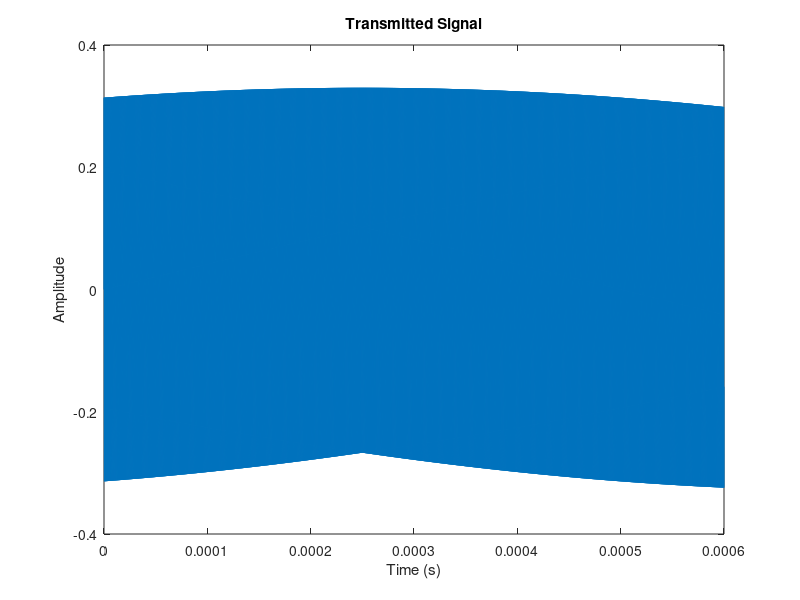
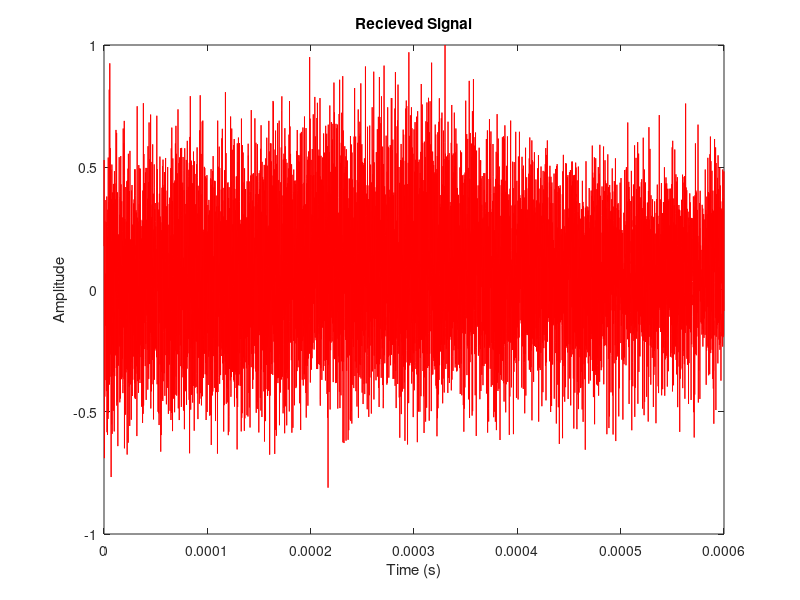
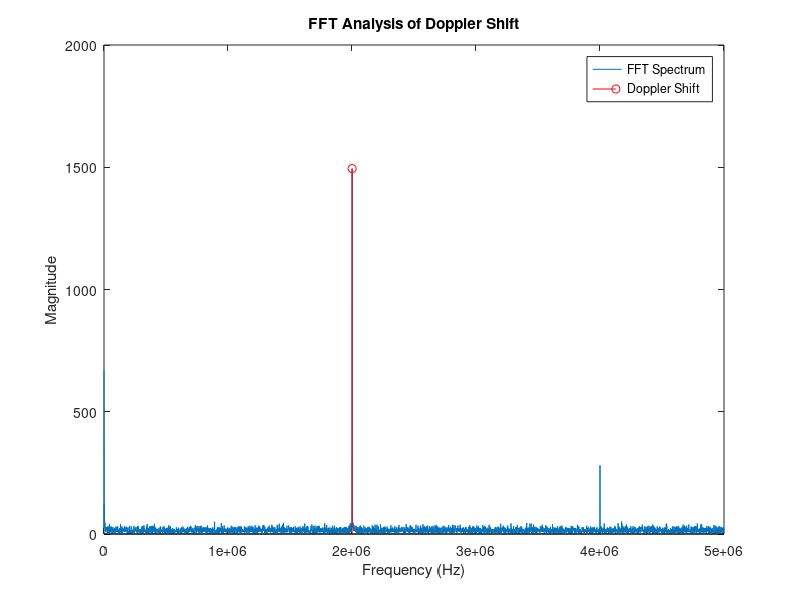

MATLAB code for these plots, in order: (Note: this script raises an error after producing the figures.)
% Clear Workspace and Load Data
clear; clc; close all;

% Parameters
f_sample = 10e6;  % Sampling frequency (10 MHz)
f_transmit = 2e6;  % Frequency of wave transmitted by the transducer (2 MHz)
v = 0.5;    % Blood flow velocity (m/s)
c = 1540;   % Speed of sound in tissue (m/s)
theta = deg2rad(45);  % Angle in radians

duration = 1e-3; % duration in seconds

fprintf(['Doppler Shift Analysis Parameters:\n' ...
    'Sampling frequency = %.2f [Hz]\n' ...
    'Transmitted frequency = %.2f [Hz]\n' ...
    'Blood flow velocity = %.2f [m/s]\n' ...
    'Speed of sound in tissue = %.2f [m/s]\n' ...
    'Transmission Angle = %.2f [radians]\n' ...
    'Duration = %.4f [sec]\n'], f_sample, f_transmit,v, c, theta, duration);

% Time vector
time = linspace(0, duration, f_sample * duration);  % 1 ms duration

%% Simulate pulsatile blood flow variation due to heartbeat
v_base = 0.5;       % Base blood flow velocity (m/s)
v_pulse_amplitude = 0.2;  % Velocity fluctuation due to heartbeat

heart_rate = 75 / 60;  % 75 BPM in Hz (1.25 Hz)
v_pulsatile = v_base + v_pulse_amplitude * sin(2 * pi * heart_rate * time);

% Doppler shift calculation
f_doppler = (2 * f_transmit * v_pulsatile .* cos(theta)) / c;
fprintf('\n\nDoppler Shift Frequency (Mean): %.2f Hz\n', mean(f_doppler));

f_recieved = f_transmit + f_doppler;

alpha = 0.33;

% Modelling Signal with Doppler Shift
received_signal = alpha*sin(2 * pi * (f_recieved .* time));
transmitted_signal = alpha*sin(2 * pi * (f_transmit .* time));

% Add noise to simulate real-world conditions

% Gaussian Noise
noise_level = 0.2; % Noise amplitude
gaussian_noise = noise_level * randn(size(received_signal));
% Powerline Noise
line_freq = 50;  % Powerline frequency (50 Hz or 60 Hz)
A = 0.5;
line_noise = A * sin(2 * pi * line_freq * time);  % Low amplitude noise
% Motion Artifact Noise
motion_freq = 0.5; % Hz
motion_artifact = A * sin(2 * pi * motion_freq * time);  % Slow movement artifact
% Simulate Harmonic Distortion
harmonic_amplitude = 0.05; 
harmonic_noise = harmonic_amplitude * (sin(2 * pi * 2 * f_transmit * time) + ...
                                       sin(2 * pi * 3 * f_transmit * time) + ...
                                       sin(2 * pi * 4 * f_transmit * time) + ...
                                       sin(2 * pi * 5 * f_transmit * time) + ...
                                       sin(2 * pi * 6 * f_transmit * time));
% Simulate frequency drift over time
drift_rate = 500;  % Frequency drift rate in Hz
f_drift = f_transmit + drift_rate * time / max(time);
drift_signal = sin(2 * pi * f_drift .* time);

% Recieved Signal
received_signal_noisy = received_signal + gaussian_noise + line_noise + motion_artifact + harmonic_noise +  0.1 * drift_signal;

% Normalize signal
received_signal_noisy = received_signal_noisy / max(abs(received_signal_noisy));

L = 6000;

% Plot the signal
figure;
plot(time(1:L), transmitted_signal(1:L));
title('Transmitted Signal');
xlabel('Time (s)');
ylabel('Amplitude');

figure;
plot(time(1:L), received_signal_noisy(1:L), 'r');
title('Recieved Signal');
xlabel('Time (s)');
ylabel('Amplitude');

%% Frequency analysis using FFT
N = length(received_signal_noisy);
window = hamming(length(received_signal_noisy))';
frequency_content = fft(received_signal_noisy );%.* window);
freqs = (0:N-1)*(f_sample/N);
figure;
plot(freqs(1:end/2), abs(frequency_content(1:end/2)));
title('FFT Analysis of Doppler Shift');
xlabel('Frequency (Hz)');
ylabel('Magnitude');

% Mark the detected Doppler frequency
hold on;
[max_amp, idx] = max(abs(frequency_content(1:N/2)));  % Find peak frequency
detected_freq = freqs(idx);  % Get frequency value corresponding to peak
stem(detected_freq, max_amp, 'r');
legend('FFT Spectrum', 'Doppler Shift');

%% Spectrogram to visualize frequency shift over time
figure;
spectrogram(received_signal_noisy, 256, 200, 512, f_sample, 'yaxis');
title('Spectrogram of Doppler Shifted Signal');
xlabel('Time (s)');
ylabel('Frequency (Hz)');
colorbar;

%% Filtering Techniques to Isolate Blood Flow

% Notch filter parameters
notch_freq = 50;   % Powerline frequency (Hz)
Q_factor = 35;     % Quality factor (adjust to control sharpness)
w0 = (2 * pi * notch_freq) / f_sample;
bw = w0 / 35;              % Bandwidth
if bw < 1e-4
    bw = 1e-3;  % Set a minimum bandwidth to prevent instability
end

% Compute filter coefficients for notch filter
alpha = sin(w0) / (2 * Q_factor);
b = [1, -2*cos(w0), 1];  % Numerator coefficients
a = [1 + alpha, -2*cos(w0), 1 - alpha];  % Denominator coefficients

% Apply the filter
filtered_signal_notch = filtfilt(b, a, received_signal_noisy);

% Design a high-pass filter to remove motion artifacts (<5 Hz)
cutoff_freq_hp = 5;  % Cutoff frequency at 5 Hz
[b_hp, a_hp] = butter(2, cutoff_freq_hp / (f_sample / 2), 'high');

% Apply high-pass filter to remove low-frequency motion artifacts
filtered_signal_hp = filter(b_hp, a_hp, filtered_signal_notch);

% Design a low-pass filter to remove high-frequency noise (>5000 Hz)
cutoff_freq_lp = f_transmit + 3000;  % Cutoff frequency slightly above Doppler frequency
[b_lp, a_lp] = butter(4, cutoff_freq_lp / (f_sample / 2), 'low');

% Apply low-pass filter to remove high-frequency noise
filtered_signal_final = filter(b_lp, a_lp, filtered_signal_hp);

% Plot comparison
figure;
plot(time(1:L), filtered_signal_final(1:L));
title('After Low-Pass Filtering (Final Cleaned Signal)');
xlabel('Time (s)');
ylabel('Amplitude');

%%
% Perform FFT analysis of the filtered signal
N = length(filtered_signal_final);

% Plot frequency spectrum
frequency_content_filtered = fft(filtered_signal_final);% .* window);
freqs = (0:N-1)*(f_sample/N);

% Plot the frequency spectrum after filtering
figure;
plot(freqs(1:N/2), abs(frequency_content_filtered(1:N/2)));
title('FFT Analysis After Filtering');
xlabel('Frequency (Hz)');
ylabel('Magnitude');
xlim([f_transmit-100000 f_transmit+100000]);  % Zoom in to Doppler shift region

% Generate spectrogram to visualize the cleaned Doppler signal
figure;
spectrogram(filtered_signal_final, 256, 200, 512, f_sample, 'yaxis');
title('Spectrogram of Filtered Doppler Signal');
xlabel('Time (s)');
ylabel('Frequency (Hz)');
colorbar;

% Mark the detected Doppler frequency
[max_amp, idx] = max(abs(frequency_content_filtered(1:N/2)));
detected_freq = freqs(idx);
hold on;
stem(detected_freq, max_amp, 'r');
%legend('FFT Spectrum', 'Doppler Shift');
fprintf('Filtered Estimated Doppler Shift Frequency: %.2f Hz\n', detected_freq);

% Compare SNR before and after denoising
snr_before = snr(received_signal_noisy);
snr_after = snr(filtered_signal_final);
fprintf('SNR Before Denoising: %.2f dB\n', snr_before);
fprintf('SNR After Denoising: %.2f dB\n', snr_after);

figure;
subplot(2,1,1);
plot(time(1:L), received_signal_noisy(1:L));
title('Received Noisy Signal');
xlabel('Time (s)');
ylabel('Amplitude');

subplot(2,1,2);
plot(time(1:L), filtered_signal_final(1:L));
title('Denoised Signal');
xlabel('Time (s)');
ylabel('Amplitude');

% Estimate velocity from detected Doppler shift
f_estimated_shift = detected_freq - f_transmit;
v_estimated = (f_estimated_shift * c) / (2 * f_transmit * cos(theta));

fprintf('Estimated Blood Flow Velocity: %.2f m/s\n', v_estimated);

angles = [30, 45, 60];  % Different angles for evaluation
v_corrected = zeros(size(angles));

for i = 1:length(angles)
    theta_i = deg2rad(angles(i));
    v_corrected(i) = (f_estimated_shift * c) / (2 * f_transmit * cos(theta_i));
    fprintf('Estimated Velocity at %.0f degrees: %.2f m/s\n', angles(i), v_corrected(i));
end

% Plot velocity estimation for different angles
figure;
plot(angles, v_corrected, '-o');
title('Velocity Estimation vs. Angle');
xlabel('Angle (degrees)');
ylabel('Estimated Velocity (m/s)');
grid on;